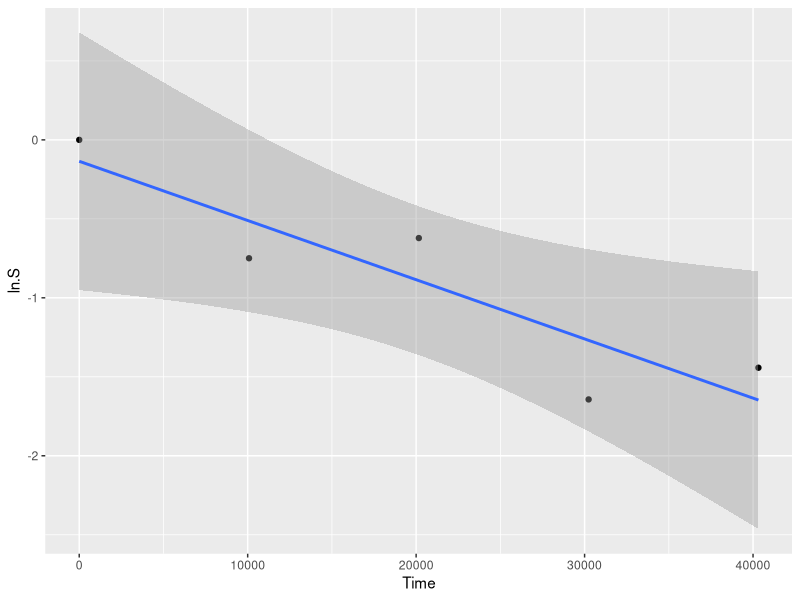
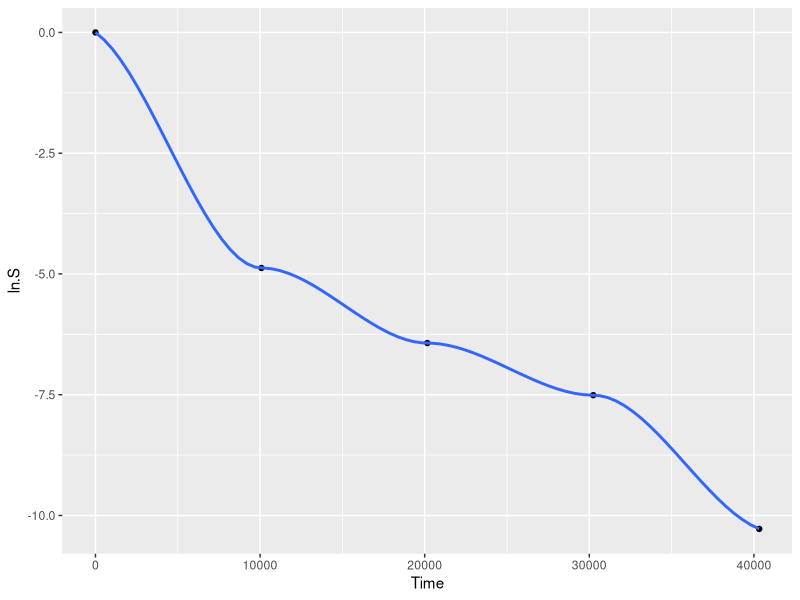
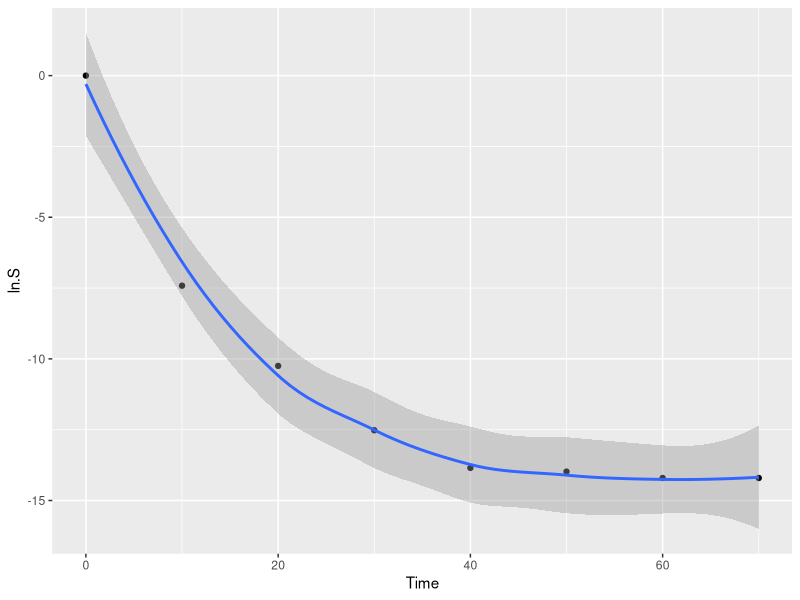
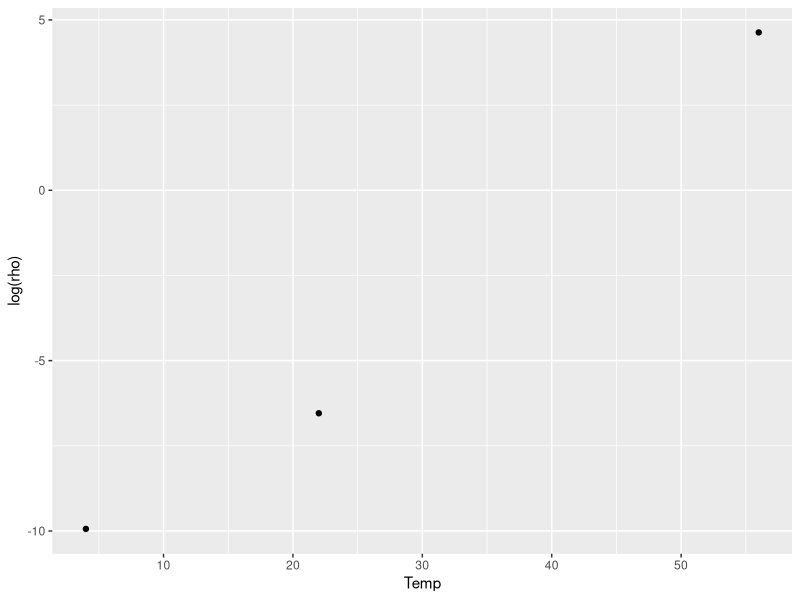
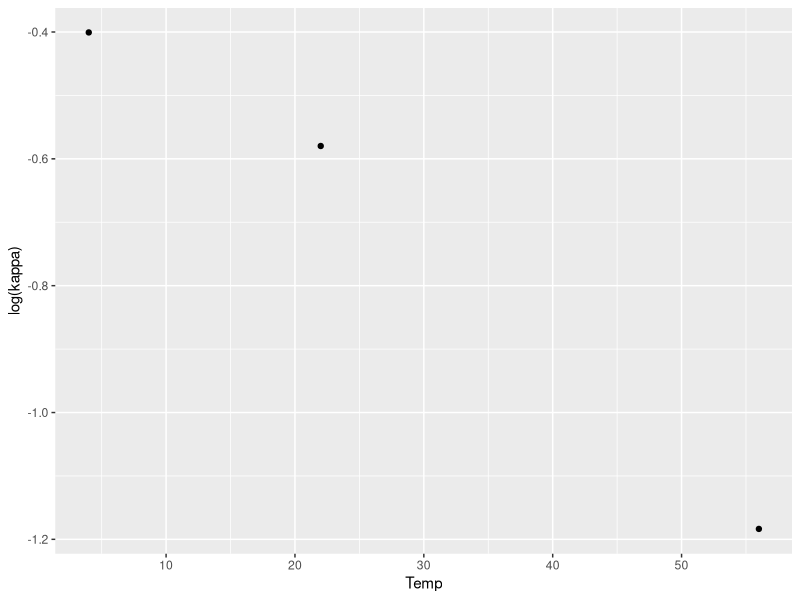

These figures' R source, in order:
datos <- read.csv("Nicho/Datos/HeV-survival.csv")

d.4 <- subset(datos, Temp == 4)
d.22 <- subset(datos, Temp == 22)
d.56 <- subset(datos, Temp == 56)

library(ggplot2)

ggplot(d.4) + geom_point(aes(x = Time, y = ln.S)) +
  geom_smooth(aes(x = Time, y = ln.S), method = "lm")

ggplot(d.22) + geom_point(aes(x = Time, y = ln.S)) +
  geom_smooth(aes(x = Time, y = ln.S), method = "loess")

ggplot(d.56) + geom_point(aes(x = Time, y = ln.S)) +
  geom_smooth(aes(x = Time, y = ln.S), method = "loess")

# 

# Regresiones

m4 <- nls(ln.S ~ -( rho * Time )^ (kappa), 
          data = d.4, 
          start = list(rho = 1, kappa = 0.9),
          lower = c(0.00001, 0.1),
          upper = c(1, 1),
          algorithm =  "port")

m22 <- nls(ln.S ~ -( rho * Time )^ (kappa), 
          data = d.22, 
          start = list(rho = 1, kappa = 0.9),
          lower = c(0.0001, 0.1),
          upper = c(1, 1),
          algorithm =  "port")

m56 <- nls(ln.S ~ -( rho * Time )^ (kappa), 
          data = d.56, 
          start = list(rho = 1, kappa = 0.9),
          lower = c(0.1, 0.1),
          upper = c(105, 1.5),
          algorithm =  "port")

# Identificando efecto de temperatura sobre rho y kappa

par.estim <- data.frame(rbind(coef(m4), coef(m22), coef(m56)))

par.estim$Temp <-c(4, 22, 56)

ggplot(par.estim) + geom_point(aes(x = Temp, y = log(rho)))
ggplot(par.estim) + geom_point(aes(x = Temp, y = log(kappa)))
